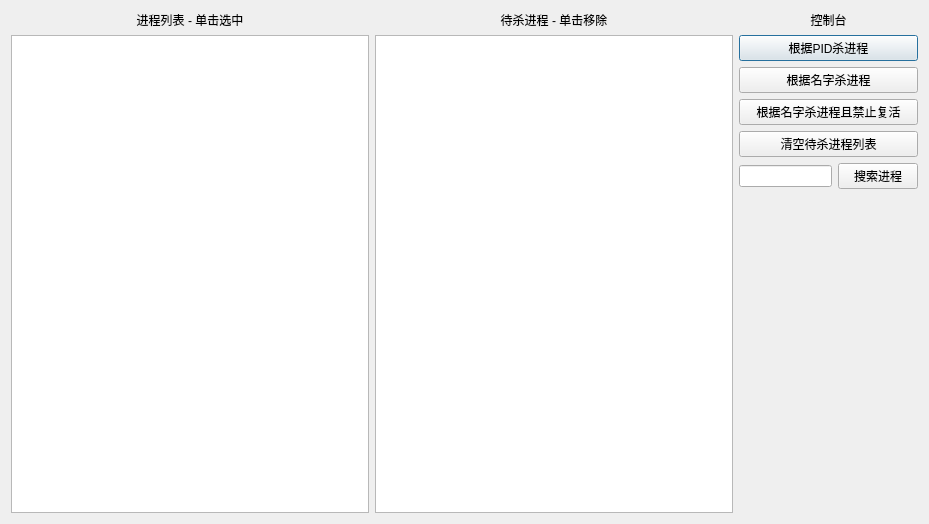
<?xml version="1.0" encoding="UTF-8"?>
<ui version="4.0">
 <class>Dialog</class>
 <widget class="QDialog" name="Dialog">
  <property name="geometry">
   <rect>
    <x>0</x>
    <y>0</y>
    <width>929</width>
    <height>524</height>
   </rect>
  </property>
  <property name="windowTitle">
   <string>processkiller - https://github.com/Kwansy98/processkiller</string>
  </property>
  <layout class="QHBoxLayout" name="horizontalLayout_3">
   <item>
    <layout class="QHBoxLayout" name="horizontalLayout" stretch="2,2,1">
     <property name="spacing">
      <number>6</number>
     </property>
     <item>
      <layout class="QVBoxLayout" name="verticalLayout_3">
       <item>
        <widget class="QLabel" name="label_2">
         <property name="text">
          <string>进程列表 - 单击选中</string>
         </property>
         <property name="alignment">
          <set>Qt::AlignCenter</set>
         </property>
        </widget>
       </item>
       <item>
        <widget class="QListWidget" name="allProcesses"/>
       </item>
      </layout>
     </item>
     <item>
      <layout class="QVBoxLayout" name="verticalLayout_2">
       <item>
        <widget class="QLabel" name="label">
         <property name="text">
          <string>待杀进程 - 单击移除</string>
         </property>
         <property name="alignment">
          <set>Qt::AlignCenter</set>
         </property>
        </widget>
       </item>
       <item>
        <widget class="QListWidget" name="processToKill"/>
       </item>
      </layout>
     </item>
     <item>
      <layout class="QVBoxLayout" name="verticalLayout">
       <item>
        <widget class="QLabel" name="label_3">
         <property name="text">
          <string>控制台</string>
         </property>
         <property name="alignment">
          <set>Qt::AlignCenter</set>
         </property>
        </widget>
       </item>
       <item>
        <widget class="QPushButton" name="killSelectedButton">
         <property name="text">
          <string>根据PID杀进程</string>
         </property>
        </widget>
       </item>
       <item>
        <widget class="QPushButton" name="killSameNameButton">
         <property name="text">
          <string>根据名字杀进程</string>
         </property>
        </widget>
       </item>
       <item>
        <widget class="QPushButton" name="killNoReopenButton">
         <property name="text">
          <string>根据名字杀进程且禁止复活</string>
         </property>
        </widget>
       </item>
       <item>
        <widget class="QPushButton" name="clearButton">
         <property name="text">
          <string>清空待杀进程列表</string>
         </property>
        </widget>
       </item>
       <item>
        <layout class="QHBoxLayout" name="horizontalLayout_2">
         <item>
          <widget class="QLineEdit" name="processNameKeyword"/>
         </item>
         <item>
          <widget class="QPushButton" name="searchButton">
           <property name="text">
            <string>搜索进程</string>
           </property>
          </widget>
         </item>
        </layout>
       </item>
       <item>
        <spacer name="verticalSpacer">
         <property name="orientation">
          <enum>Qt::Vertical</enum>
         </property>
         <property name="sizeHint" stdset="0">
          <size>
           <width>20</width>
           <height>40</height>
          </size>
         </property>
        </spacer>
       </item>
      </layout>
     </item>
    </layout>
   </item>
  </layout>
 </widget>
 <resources/>
 <connections/>
</ui>
